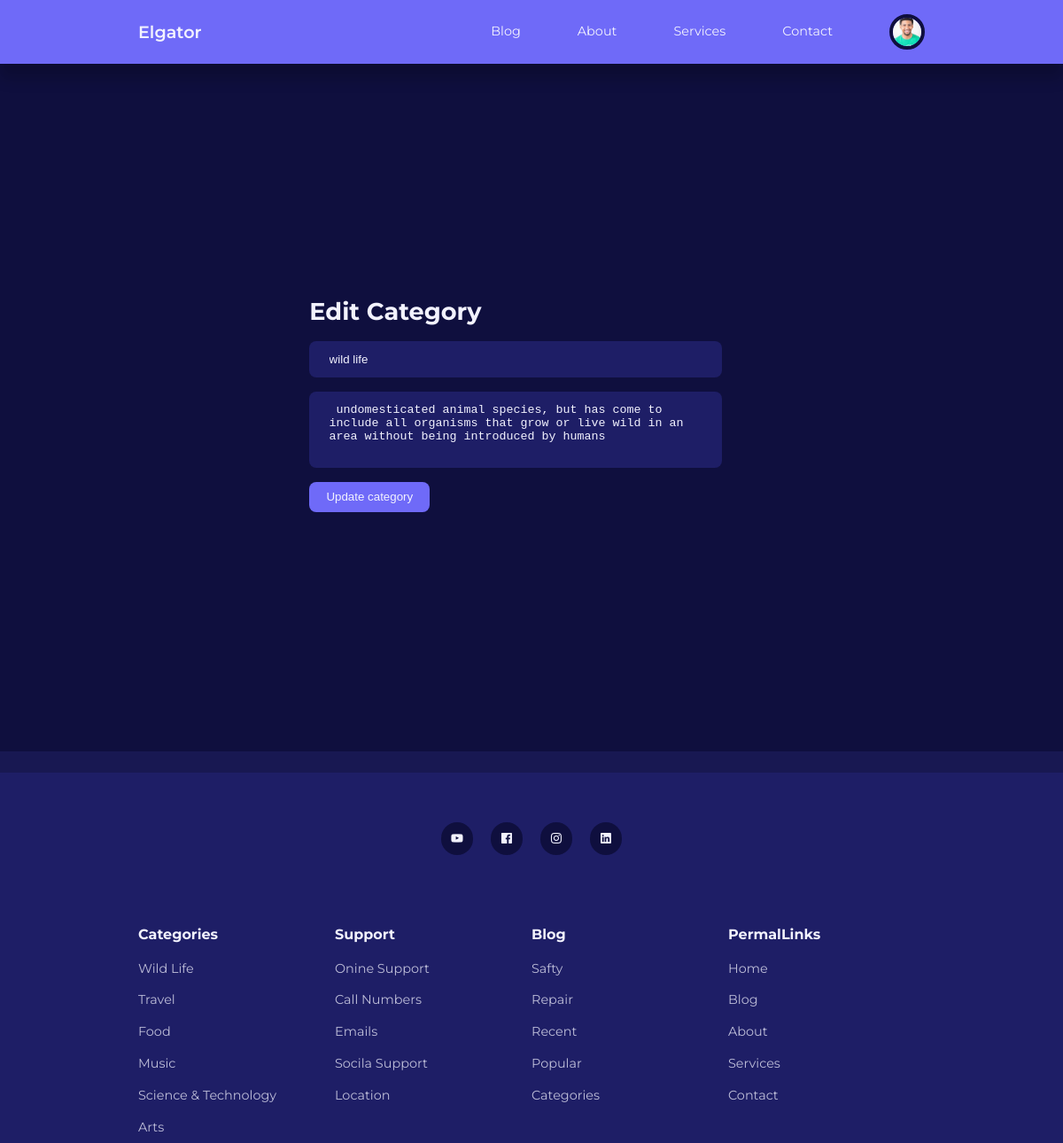
Page /admin/edit-category.php?id=3 (signed in) on the committed database.
### tables this page shows
CREATE TABLE `users` (
  `id` int(11) NOT NULL,
  `firstname` varchar(50) DEFAULT NULL,
  `lastname` varchar(50) DEFAULT NULL,
  `username` varchar(50) NOT NULL,
  `email` varchar(100) DEFAULT NULL,
  `password` varchar(255) DEFAULT NULL,
  `avatar` varchar(255) DEFAULT NULL,
  `is_admin` tinyint(4) DEFAULT NULL
);

CREATE TABLE `categories` (
  `id` int(11) NOT NULL,
  `title` varchar(50) NOT NULL,
  `description` varchar(255) NOT NULL
);

### admin/edit-category.php (the view, shortened to what this page needs)
<?php
include '../admin/partials/header.php';
if(isset($_GET['id'])){
    $id=filter_var($_GET['id'], FILTER_SANITIZE_NUMBER_INT);
    $query="SELECT * FROM `categories` WHERE id=$id";
    $result=mysqli_query($connection,$query);
    $category=mysqli_fetch_assoc($result);
}
else{
    header('location:'.ROOT_URL.'/admin/manage-categories.php');
    die();
}
?>
<section class="form__section">
    <div class="container form__section-container">
        <h2>Edit Category</h2>
        <form action="<?=ROOT_URL?>admin/edit-category-logic.php" method="POST" enctype="multipart/form-data">
            <input value="<?=$category['title']?>" name="title" type="text" placeholder="Title" />
            <textarea name="description" rows="4" type="text"
                placeholder="Description"> <?=$category['description']?></textarea>
            <button class="btn" name="submit" type="submit">Update category</button>
        </form>
    </div>
</section>
<?php
include '../partials/footer.php';
?>

### admin/partials/header.php (shortened to what this page needs)
<?php
require("./config/database.php");
if(isset($_SESSION["user-id"])){
    $id=filter_var($_SESSION["user-id"],FILTER_SANITIZE_NUMBER_INT);
    $fetch_query="SELECT `avatar` FROM `users` WHERE id=$id";
    $result=mysqli_query($connection,$fetch_query);
    $avatar=mysqli_fetch_assoc($result);
}
?>
<!DOCTYPE html>
<html lang="en">
<head>
    <link rel="stylesheet" href="<?=ROOT_URL?>css/styles.css" />
    <link rel="stylesheet" href="https://unicons.iconscout.com/release/v4.0.0/css/line.css" />
</head>
<body>
    <nav>
        <div class="container nav-container">
            <a href="<?=ROOT_URL?>" class="nav-logo">Elgator</a>
            <ul class="nav-items">
                <li><a href="<?=ROOT_URL?>blog.php">Blog</a></li>
                <li><a href="<?=ROOT_URL?>about.php">About</a></li>
                <li><a href="<?=ROOT_URL?>services.php">Services</a></li>
                <li><a href="<?=ROOT_URL?>contact.php">Contact</a></li>
                <?php
                if(isset($_SESSION["user-id"])){
                ?>
                <li class="nav-profile">
                    <div class="avatar">
                        <img src="<?=ROOT_URL."images/".$avatar["avatar"]?>" alt="" />
                    </div>
                </li>
                <?php
                }else{
                ?>
                <li><a href="<?=ROOT_URL?>signin.php">Signin</a></li>
                <?php
                }
                ?>
            </ul>
        </div>
    </nav>

### css/styles.css (style rules this page uses)
:root { --color-primary: #6f6af8; --color-primary-light: hsl(242, 91%, 69%, 18%); --color-primary-variant: #5854c7; --color-red: #da0f3f; --color-red-light: hsl(346, 87%, 46%, 15%); --color-green: #00c476; --color-green-light: hsl(156, 100%, 38%, 15%); --color-gray-900: #1e1e66; --color-gray-700: #2d2b7c; --color-gray-300: rgba(242, 242, 254, 0.3); --color-gray-200: rgba(242, 242, 254, 0.7); --color-white: #f2f2fe; --color-bg: #0f0f3e; --transition: all 300ms ease; --container-width-lg: 74%; --container-width-md: 88%; --form-width: 40%; --card-border-radius-1: 0.3rem; --card-border-radius-2: 0.5rem; --card-border-radius-3: 0.8rem; --card-border-radius-4: 2rem; --card-border-radius-5: 5rem; }
* { margin: 0; padding: 0; outline: none; appearance: none; list-style: none; text-decoration: none; box-sizing: border-box; }
body { font-family: "Montserrat", sans-serif; font-size: 0.9rem; line-height: 1.6; background-color: var(--color-bg); color: var(--color-gray-200); }
.container { width: var(--container-width-lg); max-width: 1800px; margin: 0 auto; }
section { margin-top: 3rem; width: 97vw; }
h1, h2, h3, h4, h5 { color: var(--color-white); line-height: 1.3; }
h2 { font-size: 1.7rem; margin: 1rem 0; }
a { transition: var(--transition); color: var(--color-white); }
img { display: block; object-fit: cover; width: 100%; }
nav { background-color: var(--color-primary); height: 4.5rem; width: 100vw; position: fixed; top: 0; z-index: 10; box-shadow: 0 1rem 1rem rgba(0, 0, 0, 0.2); }
.nav-container { height: 100%; display: flex; align-items: center; justify-content: space-between; }
.avatar { width: 2.5rem; aspect-ratio: 1/1; border-radius: 50%; overflow: hidden; border: 0.3rem solid var(--color-bg); }
.nav-logo { font-weight: 600; font-size: 1.2rem; }
.nav-items { display: flex; gap: 4rem; align-items: center; }
.nav-profile { position: relative; cursor: pointer; }
.btn { display: inline-block; width: fit-content; padding: 0.6rem 1.2rem; background-color: var(--color-primary); border-radius: var(--card-border-radius-2); border: none; transition: var(--transition); color: var(--color-white); cursor: pointer; }
.form__section { display: grid; place-items: center; height: 100vh; }
.form__section-container { width: var(--form-width); }
form { display: flex; flex-direction: column; gap: 1rem; }
input, textarea, select { padding: 0.8rem 1.4rem; background-color: var(--color-gray-900); border-radius: var(--card-border-radius-2); resize: none; color: var(--color-white); border: none; }

### rows in the picture
users: avatar (picture)
categories: title "wild life", description "undomesticated animal species, but has come to include all organisms that grow or live wild in an area without being introduced by humans"
